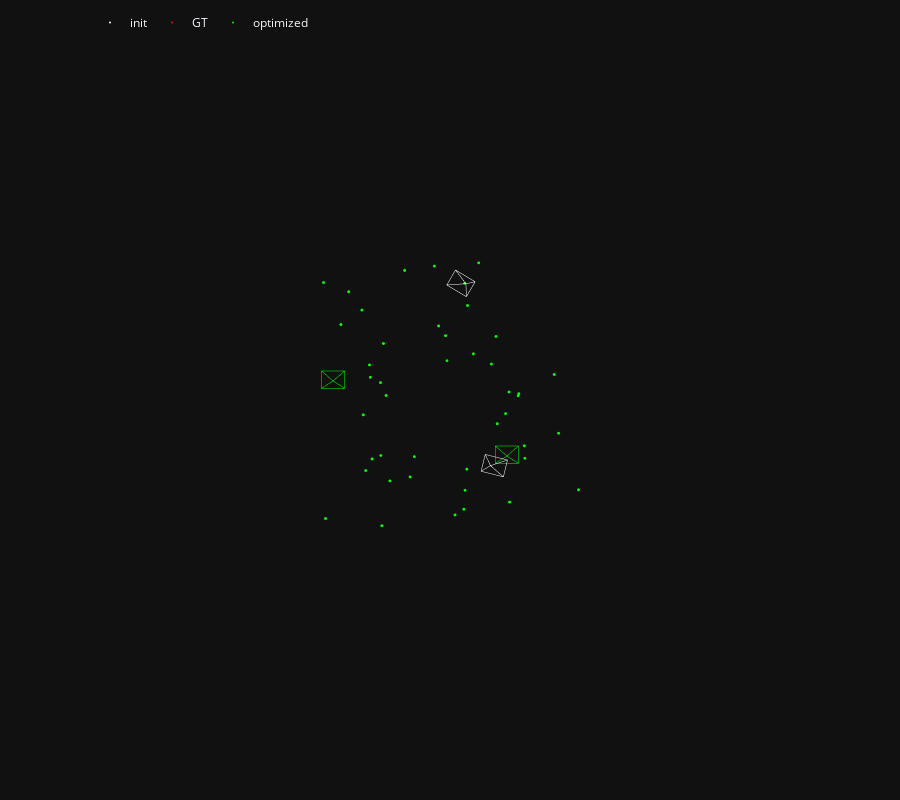

Here is the notebook cell this chart was saved with:
### Code cell
fig = viz_3d.init_figure()
viz_3d.plot_reconstruction(
    fig,
    rec_init,
    min_track_length=0,
    color="rgb(255,255,255)",
    points_rgb=False,
    name="init",
)
viz_3d.plot_reconstruction(
    fig, rec_gt, min_track_length=0, color="rgb(255,0,0)", points_rgb=False, name="GT"
)
viz_3d.plot_reconstruction(
    fig,
    rec,
    min_track_length=0,
    color="rgb(0,255,0)",
    points_rgb=False,
    name="optimized",
)
fig.show()
